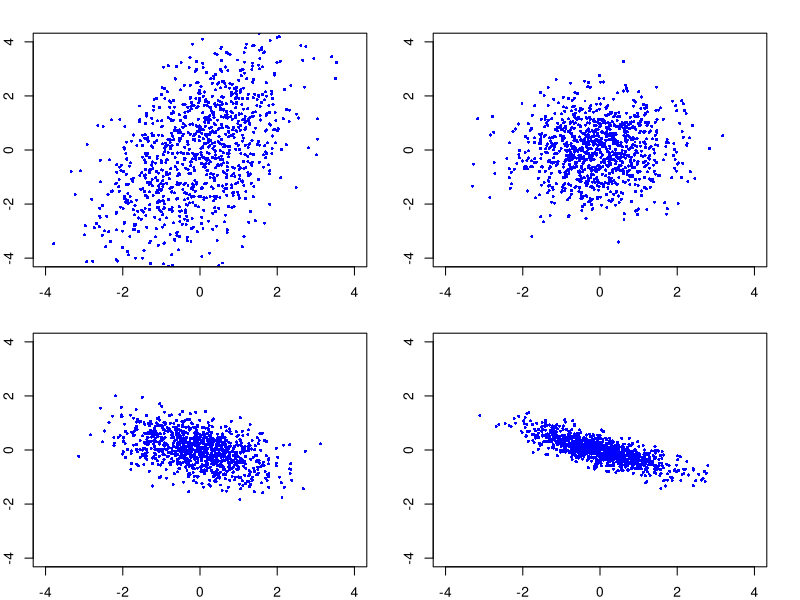

This figure's R source:
## Creates four sets of two domensional artificial data, and saves them in one data frame called "data", plots the four sets of data.

# normally distributed twodimensional artificial data:
createArtificialData <- function(theta, var){
	data <- cbind(rnorm(1000),rnorm(1000))
	R <- t(matrix(c(cos(theta), -sin(theta), sin(theta), cos(theta)),2,2)) # Rotation matrix
	D <- matrix(c(var[1],0,0,var[2]),2,2)# Dilation matrix
	A <- D%*%R # First dilate, then rotate
	data = apply(data, 1, "%*%", A)
	data = data.frame(data[1,],data[2,])
}

data1 <- createArtificialData(theta = pi/8, var = c(1,2))
data2 <- createArtificialData(theta = pi/8, var = c(1,1))
data3 <- createArtificialData(theta = pi/8, var = c(1,1/2))
data4 <- createArtificialData(theta = pi/8, var = c(1,1/4))

data <- data.frame(data1, data2,data3,data4)
colnames(data) = c("X1", "Y1", "X2", "Y2","X3", "Y3","X4", "Y4")
rm(data1, data2, data3,data4)

write.table(data, "data1")



# plotting:
par(mfrow = c(2,2))
par(mar=c(0,0,0,0)+2)
attach(data)
plot(X1,Y1, pch = 16, cex = 0.5, col = 'blue', xlim = c(-4,4), ylim = c(-4,4), xlab = NA, ylab = NA)
plot(X2,Y2, pch = 16, cex = 0.5, col = 'blue', xlim = c(-4,4), ylim = c(-4,4), xlab = NA, ylab = NA)
plot(X3,Y3, pch = 16, cex = 0.5, col = 'blue', xlim = c(-4,4), ylim = c(-4,4), xlab = NA, ylab = NA)
plot(X4,Y4, pch = 16, cex = 0.5, col = 'blue', xlim = c(-4,4), ylim = c(-4,4), xlab = NA, ylab = NA)
detach(data)

rm(createArtificialData)